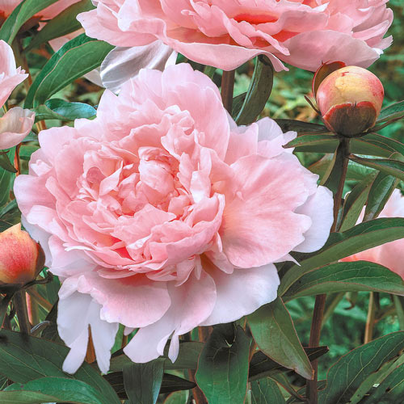
#> input picture DB/storage/07.png, 404 x 404 px, shrunk from 500 x 500 before the run
$ python compare_histogram.py
#> lines starting #> are read from the running program, lines starting #| are printed output that depends on the picture; long printed decimals are rounded
import cv2
import numpy as np
from matplotlib import pyplot as plt


def normalize(input_array, size):
    output_array = np.zeros((256,), dtype=np.float64)
    total = 0
    for i, item in enumerate(input_array):
        output_array[i] = item / size
        total += item / size
    return output_array


def calc_hist_hsv(image):
    """
    :param image:
    :return:
    """
    hsv_base = cv2.cvtColor(image, cv2.COLOR_BGR2HSV)
    h_bins = 50
    s_bins = 60
    histSize = [h_bins, s_bins]
    channels = [0, 1]
    h_ranges = [0, 180]
    s_ranges = [0, 256]
    ranges = h_ranges + s_ranges  # concat lists
    hist = cv2.calcHist([hsv_base], channels, None, histSize, ranges, accumulate=False)
    cv2.normalize(hist, hist, alpha=0, beta=1, norm_type=cv2.NORM_MINMAX)

    return hist.tolist()


def hist_comp_hsv(hist1, hist2):
    """

    :param hist1:
    :param hist2:
    :return:
    """
    hist1 = np.array(hist1, dtype=np.float32)
    hist2 = np.array(hist2, dtype=np.float32)
    return cv2.compareHist(hist1, hist2, cv2.HISTCMP_CORREL)


def calculate_histogram(image):
    """
    take an opencv image and calculate its histogram and the normalize it
    :param image: opencv image (image = cv.imread())
    :return: histogram in this format
    histogram = [
        [[0.2], [0.4]] ...  # B channel
        [[0.2], [0.48]] ...  # G channel
        [[0.2], [0.48]] ...  # R channel
    ]
    """
    output = np.zeros(256, dtype=np.float64)
    image = cv2.cvtColor(image, cv2.COLOR_BGR2RGB)
    hist = cv2.calcHist([image], [0], None, [256], [0, 256]).flatten()
    cv_normalize = cv2.normalize(hist, hist).flatten()

    return cv_normalize


def histogram_compare(histogram1, histogram2):
    """
        return how well two histograms are similar, hist1 is 40% similar to hist2
        :param histogram1:
        :param histogram2:
        :return:
        """
    result = cv2.compareHist(histogram1, histogram2, cv2.HISTCMP_CORREL)
    return result


if __name__ == '__main__':
    image = cv2.imread("DB/storage/07.png")
#> image is the input picture: shape (404, 404, 3); mean B, G, R 131, 135.2, 157.4
    image2 = cv2.imread("DB/storage/06.png")
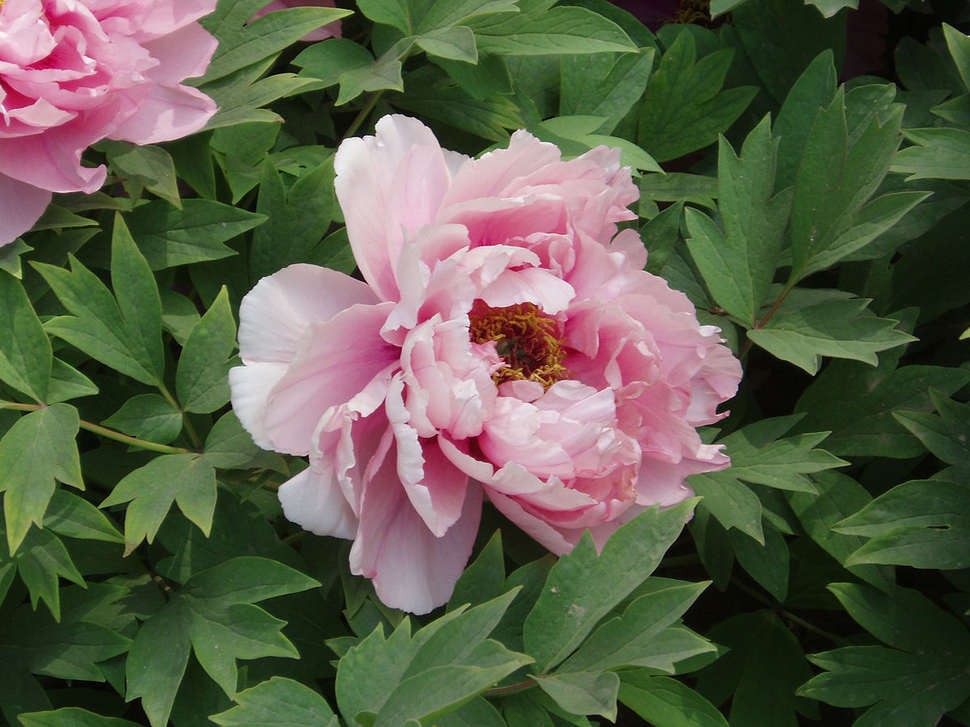
#> input picture DB/storage/06.png, 970 x 727 px, shrunk from 1200 x 900 before the run
#> image2 is the input picture: shape (727, 970, 3); mean B, G, R 74, 94.2, 92.2

    # histogram1 = calculate_histogram(image)
    #
    #
    #
    #
    # histogram2 = calculate_histogram(image2)
    # #
    # # # print(histogram1.shape)
    # # # print(histogram2.shape)
    # #
    # # # calculate_histogram(image)
    # #
    # print(histogram_compare(histogram1, histogram2))

    hist1 = calc_hist_hsv(image)
#> in calc_hist_hsv, `hsv_base = cv2.cvtColor(image, cv2.COLOR_BGR2HSV)`: hsv_base: shape (404, 404, 3); mean H, S, V 96.9, 74.4, 167.6
#> in calc_hist_hsv, `hist = cv2.calcHist([hsv_base], channels, None, histSize, ranges, accu..`:
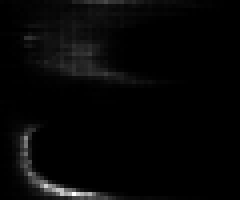
#> hist: shape (50, 60) float32 (shown 4 times larger); min 0, max 2158, mean 54.4; drawn with min black and max white
#> hist1 = 50 items
    hist2 = calc_hist_hsv(image2)
#> in calc_hist_hsv (call 2), `hsv_base = cv2.cvtColor(image, cv2.COLOR_BGR2HSV)`: hsv_base: shape (727, 970, 3); mean H, S, V 80.7, 109.1, 107.9
#> in calc_hist_hsv (call 2), `hist = cv2.calcHist([hsv_base], channels, None, histSize, ranges, accu..`:
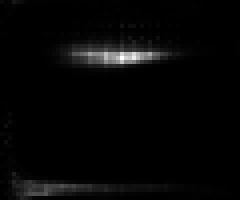
#> hist: shape (50, 60) float32 (shown 4 times larger); min 0, max 10031, mean 235.1; drawn with min black and max white
#> hist2 = 50 items


    s = hist_comp_hsv(hist1, hist2)
#> s = 0.187

    print(s)
#| 0.1873

    hist1 = calculate_histogram(image)
#> in calculate_histogram, `hist = cv2.calcHist([image], [0], None, [256], [0, 256]).flatten()`: hist = 256 values, max 3455 at index 241, min 0 at index 0, mean 637.6
#> in calculate_histogram, `cv_normalize = cv2.normalize(hist, hist).flatten()`: cv_normalize = 256 values, max 0.235 at index 241, min 0 at index 0, mean 0.0434
#> hist1 has the same summary as cv_normalize in calculate_histogram
    hist2 = calculate_histogram(image2)
#> hist2 = 256 values, max 0.165 at index 20, min 0.0002 at index 254, mean 0.05

    s = histogram_compare(hist1, hist2)
#> in histogram_compare, `result = cv2.compareHist(histogram1, histogram2, cv2.HISTCMP_CORREL)`: result = -0.169
#> s = -0.169

    print(s)
#| -0.1692
